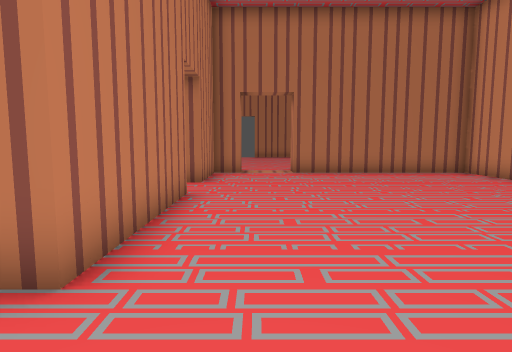
[1] (above)

16 first-person views from a walk through a 3-D level made in the Godot game engine. The camera is 1.2 m above the floor, tilts 6° down and sees 75° across. The floor is counted in squares, 1 m on a side. Each view is taken from the middle of a square. On the plan, view 1 faces up. The plan holds only what a view shows up to about 14 squares ahead; the rest is blank.

[2]
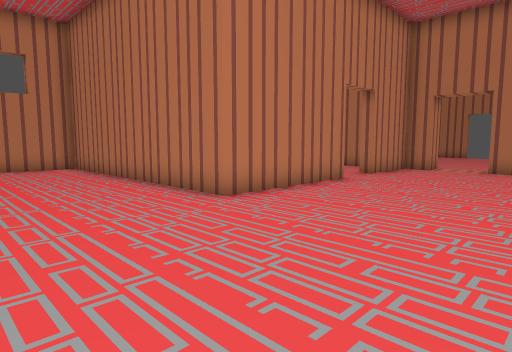

[3]
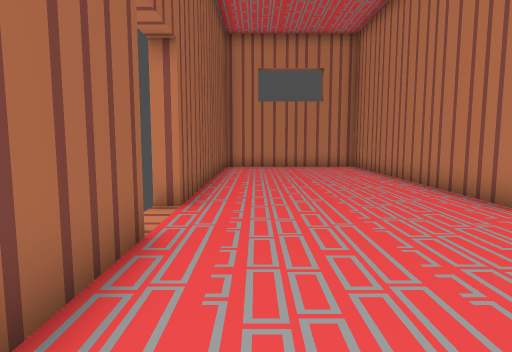

[4]
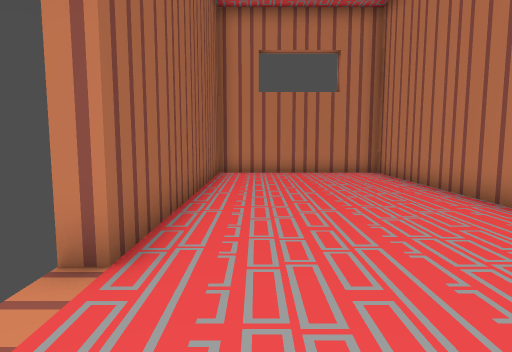

[5]
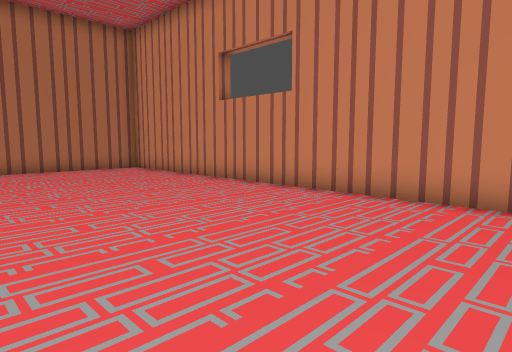

[6]
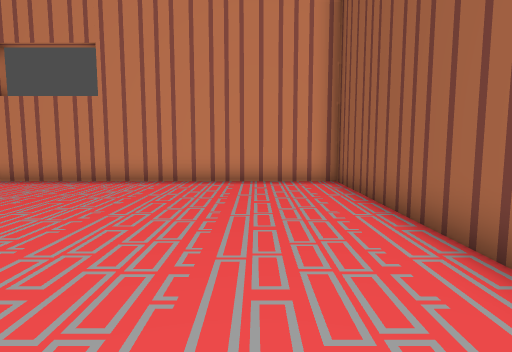

[7]
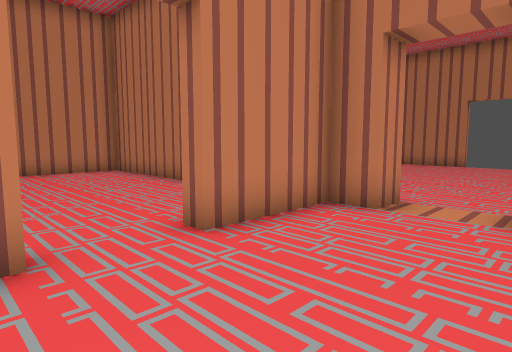

[8]
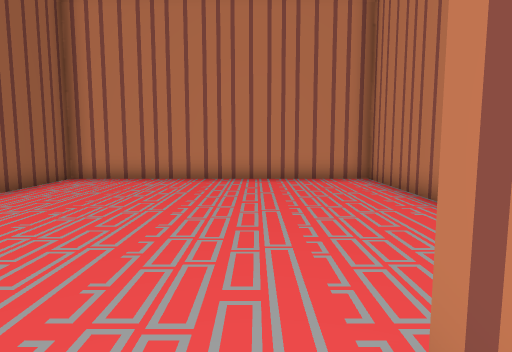

[9]
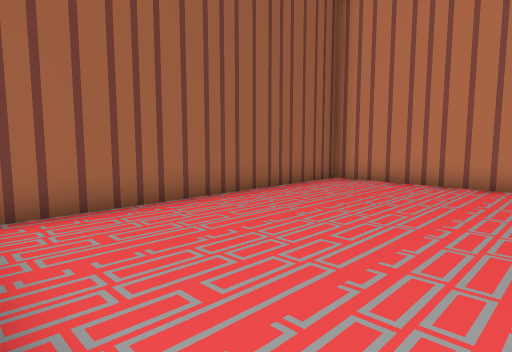

[10]
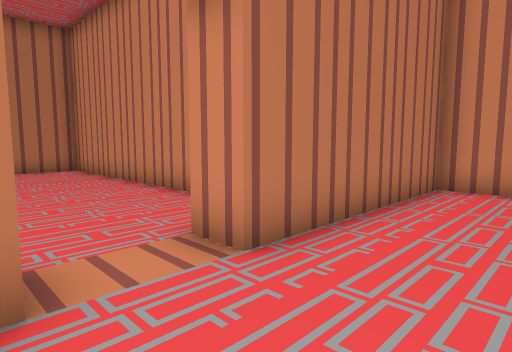

[11]
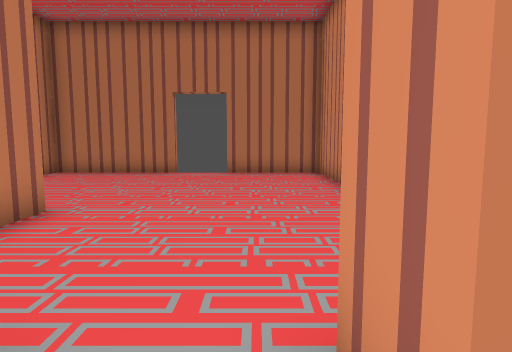

[12]
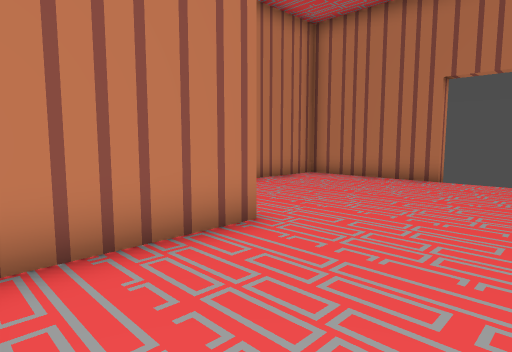

[13]
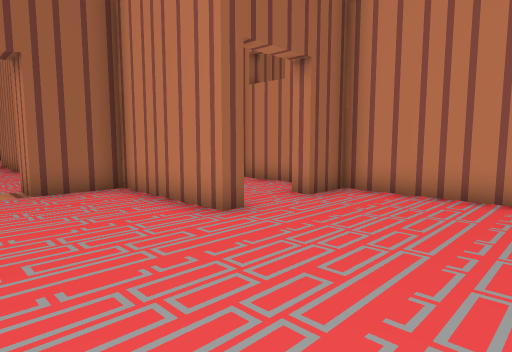

[14]
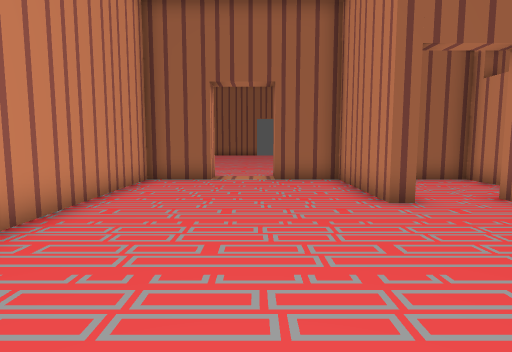

[15]
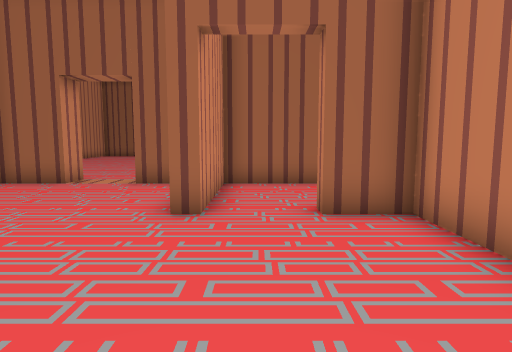

[16]
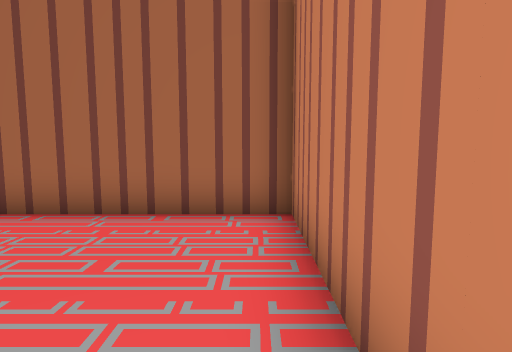

### Floor plan
Points are (right, up) in squares from view 1. A wall is a line through its corners. A room is listed if a view was taken in it or the views show most of it. See-through windows are left out.
Room 1 (views 1, 2, 3, 4, 5, 6, 7, 8, 9, 10, 11, 16)
walls: (-1.6, 7.6) (-1.6, 2.6) (-11.6, 2.6) (-11.6, -3.4) (-2.1, -3.4) (-2.1, -4); (-0.1, -3.4) (7.9, -3.4) (7.9, 12.6) (1.4, 12.6) (1.4, 13.6); (-0.6, 13.6) (-0.6, 12.6) (-1.6, 12.6) (-1.6, 9.6) (-2.1, 9.6)
ways out: opening at (0.5, 13) to room 2; opening at (-2, 8.5) to room 3; gap at (-2, -4); gap at (0, -4)
Room 2 (views 12, 13, 14, 15)
walls: (1.4, 13.6) (3.4, 13.6) (3.4, 24.6) (-0.1, 24.6); (-2.1, 25.1) (-2.1, 24.6) (-6.6, 24.6) (-6.6, 17.6) (-5.1, 17.6) (-5.1, 17); (-6.6, 16) (-6.6, 13.6) (-3.1, 13.6) (-3.1, 17.6) (-2.6, 17.6) (-2.6, 13.6) (-0.6, 13.6)
ways out: opening at (0.5, 13) to room 1
Room 3 (no view inside)
walls: (-6.8, 12.6) (-11.6, 12.6) (-11.6, 3.1) (-2.6, 3.1)
ways out: opening at (-2, 8.5) to room 1

Positions as (right, up) in squares from view 1, and headings:
1: (0, 0), facing up
2: (4, -2), facing up-left
3: (4, -2), facing left
4: (1, -2), facing left
5: (1, -2), facing up-right
6: (-2, -1), facing right
7: (2, 7), facing up-left
8: (-1, 9), facing left
9: (-2, 9), facing down-left
10: (-1, 10), facing up-right
11: (1, 12), facing up
12: (1, 14), facing up-left
13: (1, 22), facing down-left
14: (0, 24), facing down
15: (-4, 23), facing down
16: (-11, 2), facing down
